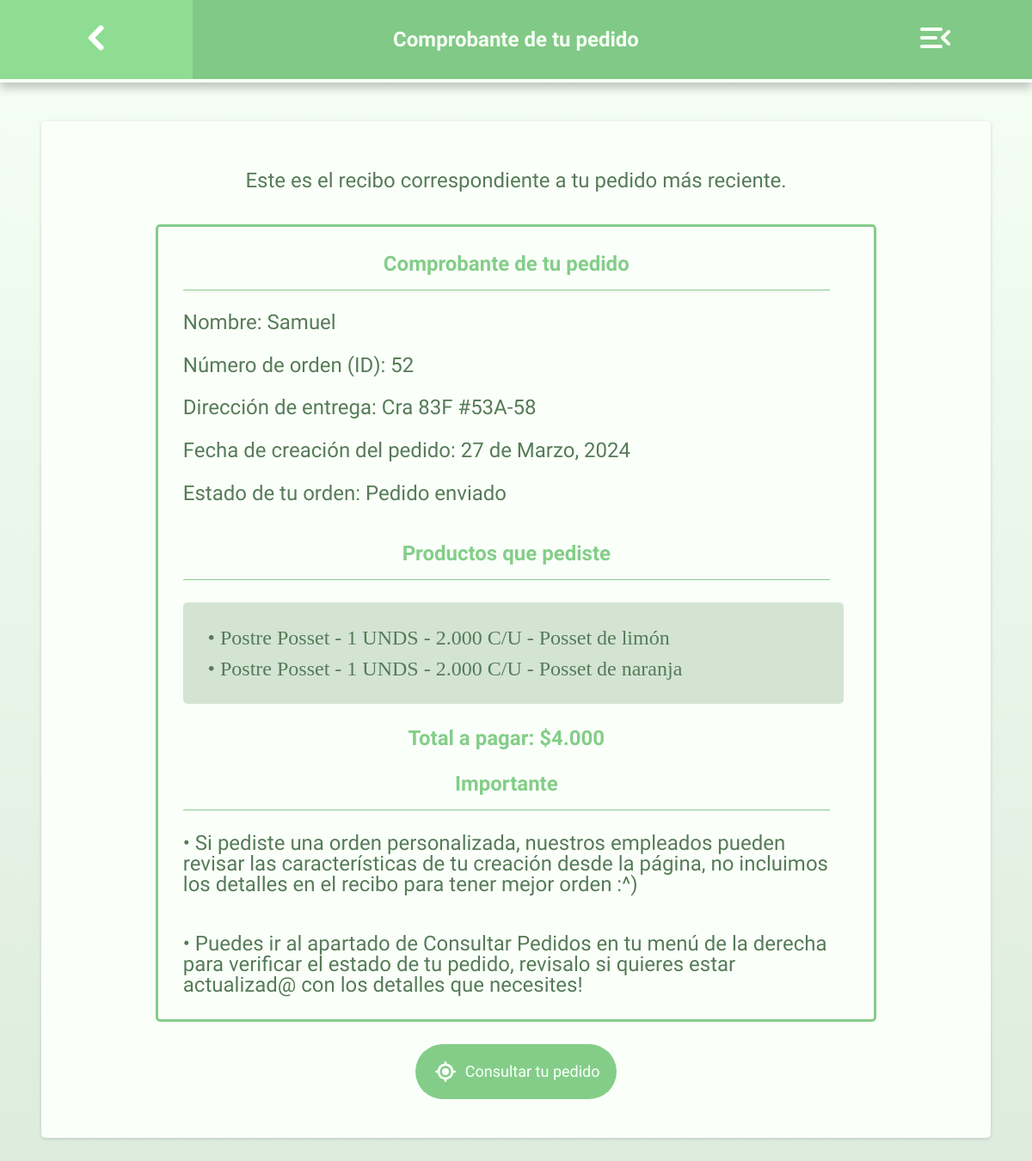
Screenshot of /bridge_order.php (signed in) with the database file from the repository.
### tables this page shows
CREATE TABLE `orders` (
  `order_id` int(11) NOT NULL,
  `order_user` varchar(100) NOT NULL,
  `order_username` varchar(255) NOT NULL,
  `order_date` date NOT NULL,
  `order_address` varchar(200) NOT NULL,
  `order_state` varchar(255) NOT NULL,
  `order_product_id` varchar(255) DEFAULT 'NULL',
  `order_product_options` varchar(255) DEFAULT 'NULL',
  `order_product_amount` varchar(255) DEFAULT 'NULL',
  `order_total` int(11) NOT NULL,
  `final_state` int(11) NOT NULL DEFAULT 0,
  `order_dreason` varchar(255) NOT NULL
);

CREATE TABLE `productdata` (
  `product_id` int(11) NOT NULL,
  `product_name` varchar(50) NOT NULL,
  `product_desc` varchar(999) NOT NULL,
  `product_uniprice` int(20) NOT NULL,
  `product_ingredients` varchar(999) NOT NULL,
  `product_category` varchar(50) NOT NULL,
  `product_image` varchar(999) NOT NULL,
  `product_options` varchar(999) DEFAULT NULL,
  `product_creator` varchar(255) NOT NULL
);

### phpfuncs/main.php (called while the page is built, shortened)
<?php
function formatCOP($value)
{
    $x = number_format($value, 0, '', '.');
    return $x;
}
function formatDate($value)
{
    $monthname = ["Enero", "Febrero", "Marzo", "Abril", "Mayo", "Junio", "Julio", "Agosto", "Septiembre", "Octubre", "Noviembre", "Diciembre"];
    $array = explode("-", $value);
    $day_c = intval($array[2]);
    $mont_i = (intval($array[1]) - 1);
    $frmt_m = $monthname[$mont_i];
    return "$day_c de $frmt_m, $array[0]";
}

### bridge_order.php (the view, shortened to what this page needs)
<!DOCTYPE html>
<html lang="en">
<head>
    <link rel="stylesheet" href="style.css">
</head>
<body>
    <?php
    include("common/sidebar.php");
    include("common/navbar.php");
    include("phpfuncs/main.php");
    ?>
    <div class='undernav'>
        <div class='bodybg'>
            <?php
            $sql = "SELECT * FROM orders WHERE order_user='{$_SESSION["user_id"]}' AND final_state=0";
            $result = $conn->query($sql);
            if ($result->num_rows == 1) {
                $row = $result->fetch_assoc();
                $order_id = $row["order_id"];
                $order_username = $row["order_username"];
                $order_date = $row["order_date"];
                $order_address = $row["order_address"];
                $order_state = $row["order_state"];
                $order_product_id = $row["order_product_id"];
                $order_product_options = $row["order_product_options"];
                $order_product_amount = $row["order_product_amount"];
                $order_total = $row["order_total"];
                $op_id_arr = explode(", ", $order_product_id);
                $op_options_arr = explode(", ", $order_product_options);
                $op_amount_arr = explode(", ", $order_product_amount);
                if (isset($_SESSION["order_created"])) {
                    $header = "
                    <h1>¡Tu pedido fué creado exitosamente!</h1>
                    <p class='main-medfont'>
                        A continuación te mostramos los detalles de tu pedido.
                    </p>
                    ";
                } else {
                    $header = "
                    <p class='main-medfont'>
                        Este es el recibo correspondiente a tu pedido más reciente.
                    </p>
                    ";
                }
                echo "
                    <div class='main-textcenter'>
                    $header
                    </div>
                    <div class='main-bordercont main-start' style='width: 50em' id='receipt'>
                    <h2 t='bb' class='main-maxw main-textcenter'>Comprobante de tu pedido</h2>
                    <p class='main-medfont'>Nombre: $order_username</p>
                    <p class='main-medfont'>Número de orden (ID): $order_id</p>
                    <p class='main-medfont'>Dirección de entrega: $order_address</p>
                    <p class='main-medfont'>Fecha de creación del pedido: " . formatDate($order_date) . "</p>
                    <p class='main-medfont'>Estado de tu orden: $order_state</p>
                    <br>
                    <h2 t='bb' class='main-maxw main-textcenter'>Productos que pediste</h2>
                    <div class='main-fontgrandstander main-darkcont2 main-maxw'>
                    ";
                foreach ($op_id_arr as $index => $render) {
                    $sql = "SELECT product_name, product_uniprice FROM productdata WHERE product_id='$op_id_arr[$index]'";
                    $result = $conn->query($sql);
                    $row = $result->fetch_assoc();
                    $product_name = $row["product_name"];
                    $product_uniprice = $row["product_uniprice"];
                    if ($op_options_arr[$index] == "") {
                        $option_fixed = "SIN OPCIÓN";
                    } else {
                        $option_fixed = $op_options_arr[$index];
                    }
                    echo "<p class='main-medfont'>• $product_name - $op_amount_arr[$index] UNDS - " . formatCOP($product_uniprice) . " C/U - $option_fixed</p>";
                }
                echo "
                    </div>
                    <h2 class='main-maxw main-textcenter'>Total a pagar: $" . formatCOP($order_total) . "</h2>
                    <h2 t='bb' class='main-maxw main-textcenter'>Importante</h2>
                    <p class='main-medfont'>• Si pediste una orden personalizada, nuestros empleados pueden revisar
                        las características de tu creación desde la página, no incluimos los
                        detalles en el recibo para tener mejor orden :^)
                    </p>
                    <br>
                    <p class='main-medfont'>• Puedes ir al apartado de Consultar Pedidos en tu menú de
                        la derecha para verificar el estado de tu pedido, revisalo si quieres estar
                        actualizad@ con los detalles que necesites!
                    </p>
                    </div>
                ";
            } else {
                echo "<p>Se encontró más de una orden realizada, esto es un error de<br>
                            parte de nosotros, por favor contáctanos y muéstranos este error.</p>";
            }
            ?>
            <a class='icontext' href='ordersquery.php'>
                <p>Consultar tu pedido</p>
            </a>
        </div>
    </div>
</body>
</html>

### style.css (style rules this page uses)
:root { --co1: #F5EEE6; --co2: #FFF8E3; --co3: #F3D7CA; --co4: #dd8097; --co5: #E1F0DA; --co6: #ACFADF; --co7: #94ADD7; --co8: #7C73C0; --co4u: #a05467; --co4b: #bd6c80; --co4ba: rgb(189, 108, 128, 70%); --co4fa: rgb(221, 128, 151, 30%); --lightshadow: rgba(0, 0, 0, 0.24) 0px 3px 8px; --lightshadow2: rgba(0, 0, 0, 0.24) 0px 6px 11px; --shadow2: rgba(100, 100, 111, 0.2) 0px 7px 29px 0px; --hardshadow: rgba(0, 0, 0, 0.19) 0px 10px 20px, rgba(0, 0, 0, 0.23) 0px 6px 6px; --brdshdw1: rgba(0, 0, 0, 0.16) 0px 1px 4px; --brdshdw2: rgba(0, 0, 0, 0.02) 0px 1px 3px 0px, rgba(27, 31, 35, 0.15) 0px 0px 0px 1px; --border01: 2px solid var(--co4); }
* { font-family: "Varela Round"; color: var(--co1); min-width: 0; }
.main-fontgrandstander * { font-family: "Consolas" !important; }
#receipt { background-color: var(--co1); }
.main-medfont { font-size: 24px !important; }
.main-textcenter { text-align: center; }
.main-maxw { box-sizing: border-box; width: calc(100% - 2em); }
.main-start { display: flex; flex-direction: column; justify-content: flex-start; align-items: flex-start; }
.main-darkcont2 { background-color: var(--co4fa); padding: 1rem; border-radius: 5px; }
.main-bordercont { background-color: transparent; padding: 1rem; border: 3px var(--co4) solid; border-radius: 5px; justify-content: center; }
a { cursor: pointer; text-decoration: none; }
body { background: linear-gradient(180deg, var(--co1) 0%, var(--co3)); margin: 0; color: var(--co8); box-sizing: border-box; min-height: 100vh; }
.catalog-leftdetails .icontext, .bodybg .icontext { height: 3rem; background-color: var(--co4) !important; justify-content: center; }
.catalog-leftdetails .icontext *, .bodybg .icontext * { color: var(--co1) !important; }
h1[t="bb"], h2[t="bb"], h3[t="bb"], h4[t="bb"], h5[t="bb"], h6[t="bb"] { padding-bottom: 1rem; border-bottom: 1px var(--co4) solid; }
.bodybg { background-color: var(--co1); filter: brightness(102%); box-shadow: var(--brdshdw1); padding: 2rem; width: 100%; border-radius: 5px; display: flex; flex-direction: column; justify-content: center; align-items: center; }
.bodybg p { font-size: 18px; line-height: 1.5rem; color: var(--co4u); }
.icontext { display: flex; flex-direction: row; justify-content: space-evenly; align-items: center; background-color: var(--co1); padding: 0.5rem 1rem; border-radius: 5rem; transition: all 0.1s; }
.icontext * { margin: 0.2rem !important; color: var(--co4) !important; }
.icontext p { font-weight: lighter; }
.undernav { margin: 8rem 5rem; display: flex; flex-direction: column; justify-content: center; align-items: center; }
.undernav * { color: var(--co4); margin: 0.8rem; }
.innerbody h1, h2, h3, h4, h5, h6 { color: var(--co1); }

### rows the page displays
orders: order_username "Samuel", order_id "52", order_address "Cra 83F #53A-58", order_date "27 de Marzo, 2024", order_state "Pedido enviado", order_user "1", order_product_options "Posset de limón", order_product_options "Posset de naranja", order_total "4.000"
productdata: product_name "Postre Posset", product_uniprice "2.000"

### other values shown
$pagename "Comprobante de tu pedido"
